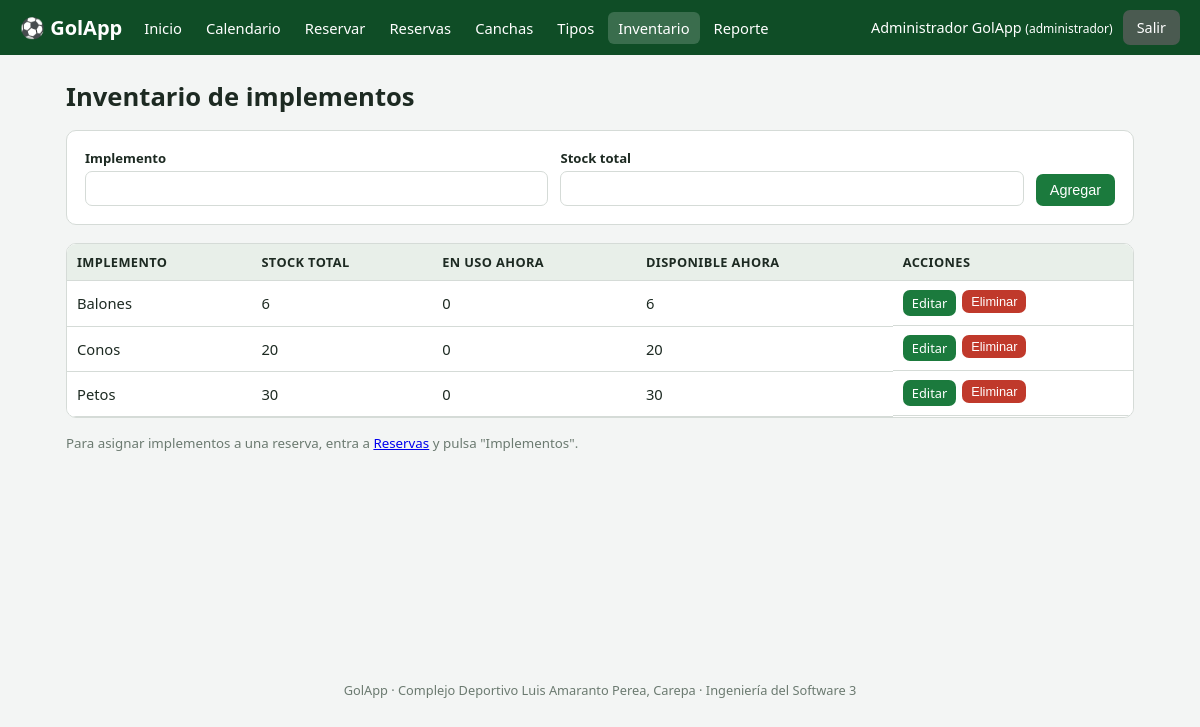
The app's page /inventario.php (signed in) with its own data.
### tables this page shows
CREATE TABLE `productos` (
  `id` int(11) NOT NULL,
  `nombre` varchar(80) NOT NULL,
  `stock_total` int(11) NOT NULL DEFAULT 0
);

### includes/funciones.php (called while the page is built, shortened)
<?php
function e($texto): string
{
    return htmlspecialchars((string)$texto, ENT_QUOTES, 'UTF-8');
}

### inventario.php (the view, shortened to what this page needs)
<?php
$db = getDb();
$edit = [];
$productos = $db->query("SELECT p.*, COALESCE((
        SELECT SUM(pr.cantidad) FROM prestamos pr JOIN reservas r ON r.id = pr.id_reserva
        WHERE pr.id_producto = p.id AND pr.devuelto = 0 AND r.estado = 'confirmada'
          AND r.fecha = CURDATE() AND CURTIME() >= r.hora_inicio AND CURTIME() < r.hora_fin), 0) AS en_uso
    FROM productos p ORDER BY p.nombre")->fetchAll();
require __DIR__ . '/includes/header.php';
?>
<h1>Inventario de implementos</h1>
<div class="tarjeta">
    <form method="post" class="fila">
        <div class="campo"><label>Implemento</label><input type="text" name="nombre" required maxlength="80" value="<?= e($edit['nombre'] ?? '') ?>"></div>
        <div class="campo"><label>Stock total</label><input type="number" name="stock_total" min="0" required value="<?= e($edit['stock_total'] ?? '') ?>"></div>
        <button class="btn" type="submit"><?= $edit ? 'Actualizar' : 'Agregar' ?></button>
    </form>
</div>
<div class="tabla-wrap"><table>
    <tr><th>Implemento</th><th>Stock total</th><th>En uso ahora</th><th>Disponible ahora</th><th>Acciones</th></tr>
    <?php foreach ($productos as $p): ?>
    <tr><td><?= e($p['nombre']) ?></td><td><?= (int)$p['stock_total'] ?></td><td><?= (int)$p['en_uso'] ?></td>
        <td><?= max(0, (int)$p['stock_total'] - (int)$p['en_uso']) ?></td>
        <td class="acciones"><a class="btn btn-peq" href="inventario.php?editar=<?= (int)$p['id'] ?>">Editar</a>
            <form method="post"><?= csrfCampo() ?><input type="hidden" name="accion" value="eliminar"><input type="hidden" name="id" value="<?= (int)$p['id'] ?>">
            <button class="btn btn-peq btn-rojo" data-confirm="¿Eliminar este implemento?">Eliminar</button></form></td></tr>
    <?php endforeach; ?>
</table></div>
<p><small class="ayuda">Para asignar implementos a una reserva, entra a <a href="reservas.php">Reservas</a> y pulsa "Implementos".</small></p>
<?php require __DIR__ . '/includes/footer.php'; ?>

### assets/css/style.css (style rules this page uses)
:root { --verde:#1b7a3d; --verde-osc:#0f4d26; --gris:#f3f5f4; --borde:#d5dbd7; --texto:#1d2a22; --rojo:#c0392b; --amarillo:#e0a800; }
* { box-sizing: border-box; }
body { margin:0; font-family: system-ui, -apple-system, "Segoe UI", Roboto, sans-serif; background:var(--gris); color:var(--texto); }
h1 { margin:0 0 16px; font-size:1.6rem; }
.tarjeta { background:#fff; border:1px solid var(--borde); border-radius:10px; padding:18px; margin-bottom:18px; }
table { width:100%; border-collapse:collapse; background:#fff; font-size:.92rem; }
th, td { padding:9px 10px; border-bottom:1px solid var(--borde); text-align:left; vertical-align:middle; }
th { background:#e8efe9; font-size:.8rem; text-transform:uppercase; letter-spacing:.03em; }
.tabla-wrap { overflow-x:auto; border:1px solid var(--borde); border-radius:10px; background:#fff; }
form.fila { display:flex; flex-wrap:wrap; gap:12px; align-items:end; }
label { display:block; font-size:.82rem; font-weight:600; margin-bottom:4px; }
input[type=text], input[type=email], input[type=password], input[type=number], input[type=date], select { width:100%; padding:8px 10px; border:1px solid var(--borde); border-radius:7px; font-size:.95rem; background:#fff; }
.campo { min-width:160px; flex:1; }
.btn { display:inline-block; border:0; background:var(--verde); color:#fff; padding:8px 14px; border-radius:7px; cursor:pointer; font-size:.9rem; text-decoration:none; }
.btn-rojo { background:var(--rojo); }
.btn-peq { padding:4px 9px; font-size:.8rem; }
.acciones { display:flex; gap:6px; flex-wrap:wrap; }
.acciones form { margin:0; }
small.ayuda { color:#6b7a70; display:block; margin-top:4px; }

### records on screen
productos: nombre "Balones", stock_total "6", en_uso "0", max(0,(int)$p['stock_total']-(int)$p['en_uso']) "6"
productos: nombre "Conos", stock_total "20", en_uso "0", max(0,(int)$p['stock_total']-(int)$p['en_uso']) "20"
productos: nombre "Petos", stock_total "30", en_uso "0", max(0,(int)$p['stock_total']-(int)$p['en_uso']) "30"

### other values on screen
$texto "Inicio Calendario Reservar Reservas Canchas Tipos Inventario Reporte"
$usuario['nombre'] "Administrador GolApp"
$usuario['rol'] "administrador"
